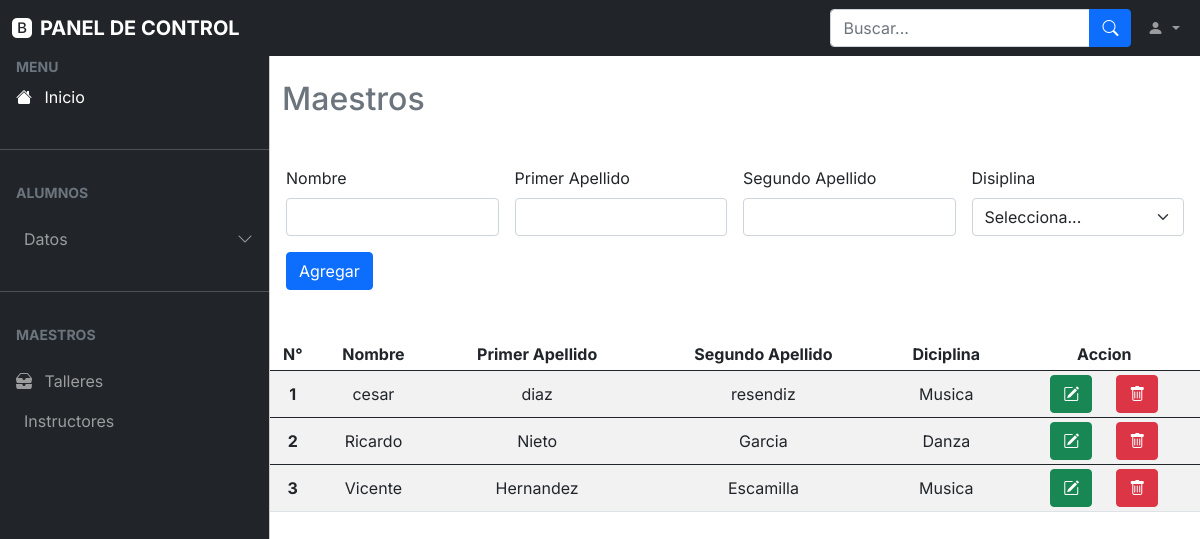
Before: /instructor.php (signed in) with the older database file.
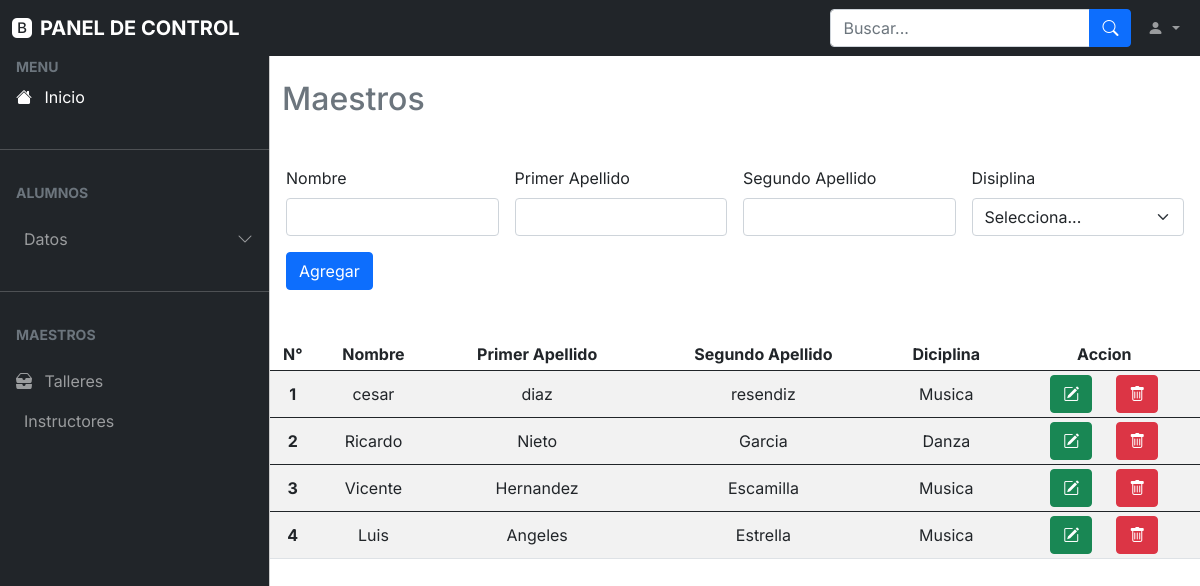
After: the same page with the newer database file.
### tables this page shows
CREATE TABLE `maestros` (
  `id` int(11) NOT NULL,
  `nombre` varchar(100) NOT NULL,
  `apellido1` varchar(100) NOT NULL,
  `apellido2` varchar(100) NOT NULL,
  `disciplina` varchar(200) NOT NULL
);

### consultaM.php (called while the page is built, shortened)
<?php
require "conn.php";
$consultar = "SELECT * FROM maestros";
$query = mysqli_query($conn, $consultar);
?>

### instructor.php (the view, shortened to what this page needs)
<?php
require "consultaM.php";
?>
<!doctype html>
<html lang="es">
<head>
    <link rel="stylesheet" href="css/bootstrap.min.css" />
    <link rel="stylesheet" href="https://cdn.jsdelivr.net/npm/bootstrap-icons@1.4.1/font/bootstrap-icons.css" />
    <link rel="stylesheet" href="css/dataTables.bootstrap5.min.css" />
    <link rel="stylesheet" href="css/style.css" />
</head>
<body>
    <nav class="navbar navbar-expand-lg navbar-dark bg-dark fixed-top">
        <div class="container-fluid">
            <a class="navbar-brand me-auto ms-lg-0 ms-3 text-uppercase fw-bold" href="#"><i class="bi bi-bootstrap-fill me-2"></i>Panel de Control</a>
            <div class="collapse navbar-collapse" id="topNavBar">
                <form class="d-flex ms-auto my-3 my-lg-0">
                    <div class="input-group">
                        <input class="form-control" type="search" placeholder="Buscar..." aria-label="Search" />
                        <button class="btn btn-primary" type="submit">
                            <i class="bi bi-search"></i>
                        </button>
                    </div>
                </form>
                <ul class="navbar-nav">
                    <li class="nav-item dropdown">
                        <a class="nav-link dropdown-toggle ms-2" href="#" role="button" data-bs-toggle="dropdown" aria-expanded="false">
                            <i class="bi bi-person-fill"></i>
                        </a>
                    </li>
                </ul>
            </div>
        </div>
    </nav>
    <div class="offcanvas offcanvas-start sidebar-nav bg-dark" tabindex="-1" id="sidebar">
        <div class="offcanvas-body p-0">
            <nav class="navbar-dark">
                <ul class="navbar-nav">
                    <li>
                        <div class="text-muted small fw-bold text-uppercase px-3">
                            Menu
                        </div>
                    </li>
                    <li>
                        <a href="index.php" class="nav-link px-3 active">
                            <span class="me-2"><i class="bi bi-house-fill"></i></span>
                            <span>Inicio</span>
                        </a>
                    </li>
                    <li class="my-4">
                        <hr class="dropdown-divider bg-light" />
                    </li>
                    <li>
                        <div class="text-muted small fw-bold text-uppercase px-3 mb-3">
                            Alumnos
                        </div>
                    </li>
                    <li>
                        <a class="nav-link px-3 sidebar-link" data-bs-toggle="collapse" href="#layouts">
                            <span>Datos</span>
                            <span class="ms-auto">
                                <span class="right-icon">
                                    <i class="bi bi-chevron-down"></i>
                                </span>
                            </span>
                        </a>
                    </li>
                    <li class="my-4">
                        <hr class="dropdown-divider bg-light" />
                    </li>
                    <li>
                        <div class="text-muted small fw-bold text-uppercase px-3 mb-3">
                            Maestros
                        </div>
                    </li>
                    <li>
                        <a href="#" class="nav-link px-3">
                            <span class="me-2"><i class="bi bi-inboxes-fill"></i></span>
                            <span>Talleres</span>
                        </a>
                    </li>
                    <li>
                        <a href="instructor.php" class="nav-link px-3">
                            <span>Instructores</span>
                        </a>
                    </li>
                </ul>
            </nav>
        </div>
    </div>
    <main class="mt-5 pt-3">
        <div class="container-fluid">
            <div class="row d-flex align-items-center">
                <h2 class="mt-3 mb-3 text-muted">Maestros</h2>
                <div class="container">
                    <div class="row d-flex align-items-center justify-content-center">
                        <form class="row g-3" action="altaM.php" method="POST" enctype="multipart/form-data">
                            <div class="col-md-3">
                                <label for="validationDefault03" class="form-label">Nombre</label>
                                <input type="text" class="form-control" name="nombre" id="validationDefault03" required>
                            </div>
                            <div class="col-md-3">
                                <label for="validationDefault03" class="form-label">Primer Apellido</label>
                                <input type="text" class="form-control" name="apellido1" id="validationDefault03" required>
                            </div>
                            <div class="col-md-3">
                                <label for="validationDefault03" class="form-label">Segundo Apellido</label>
                                <input type="text" class="form-control" name="apellido2" id="validationDefault03" required>
                            </div>
                            <div class="col-md-3">
                                <label for="inputState" class="form-label">Disiplina</label>
                                <select id="inputState" name="disciplina" class="form-select">
                                    <option selected>Selecciona...</option>
                                </select>
                            </div>
                            <div class="col-auto d-flex align-items-center">
                                <button class="btn btn-primary" type="submit">Agregar</button>
                            </div>
                        </form>
                    </div>
                </div>
                <div class="container pt-5">
                    <div class="row">
                        <table class="table table-striped table-sm align-middle table-edge table-nowrap mb-0">
                            <thead class="text-center">
                                <tr>
                                    <th scope="col">N°</th>
                                    <th scope="col">Nombre</th>
                                    <th scope="col">Primer Apellido</th>
                                    <th scope="col">Segundo Apellido</th>
                                    <th scope="col">Diciplina</th>
                                    <th scope="col">Accion</th>
                                </tr>
                            </thead>
                            <tbody id="datos">
                                <?php
                                foreach ($query as $row) { ?>
                                    <tr class="text-center">
                                        <th scope="row"><?php echo $row['id']; ?></th>
                                        <td><?php echo $row['nombre']; ?></td>
                                        <td><?php echo $row['apellido1']; ?></td>
                                        <td><?php echo $row['apellido2']; ?></td>
                                        <td><?php echo $row['disciplina']; ?></td>
                                        <td>
                                            <div class="row d-flex align-items-center justify-content-center">
                                                <div class="col-auto">
                                                    <button class="btn btn-success" data-bs-toggle="modal" data-bs-target="#exampleModal" data-bs-whatever="@getbootstrap"><i class="bi bi-pencil-square"></i></button>
                                                </div>
                                                <div class="col-auto">
                                                    <button class="btn btn-danger" data-bs-toggle="modal" data-bs-target="#exampleModa2" data-bs-whatever="@getbootstrap"><i class="bi bi-trash"></i></button>
                                                </div>
                                            </div>
                                        </td>
                                    </tr>
                            </tbody>
                        <?php
                                }
                        ?>
                        </table>
                    </div>
                </div>
            </div>
        </div>
    </main>
</body>
</html>

Changed rows visible on the page:
added maestros: id "4", nombre "Luis", apellido1 "Angeles", apellido2 "Estrella", disciplina "Musica"
